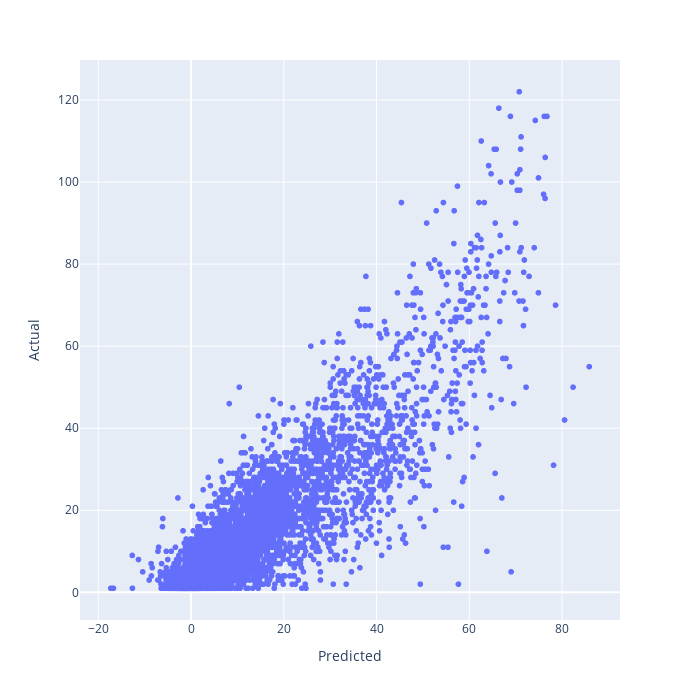

This figure's notebook cell:
### Code cell
# Plot
fig = px.scatter(
    x=y_pred,
    y=y_test,
    labels={'x':"Predicted", 'y':'Actual'},
    width=700,
    height=700
)

fig.show()

### Figure 1 — Plotly figure (JSON) as saved in the notebook; plotly's stock layout.template omitted (floating-point values rounded to 4 significant figures; data arrays with more than 128 entries replaced by an {"elided": "..."} marker saying what was removed)
{"data": [{"hovertemplate": "Predicted=%{x}<br>Actual=%{y}<extra></extra>", "legendgroup": "", "marker": {"color": "#636efa", "symbol": "circle"}, "mode": "markers", "name": "", "showlegend": false, "type": "scattergl", "x": {"elided": "5319 float values"}, "xaxis": "x", "y": {"elided": "5319 int values"}, "yaxis": "y"}], "layout": {"height": 700, "legend": {"tracegroupgap": 0}, "margin": {"t": 60}, "width": 700, "xaxis": {"anchor": "y", "domain": [0, 1], "title": {"text": "Predicted"}}, "yaxis": {"anchor": "x", "domain": [0, 1], "title": {"text": "Actual"}}}}
